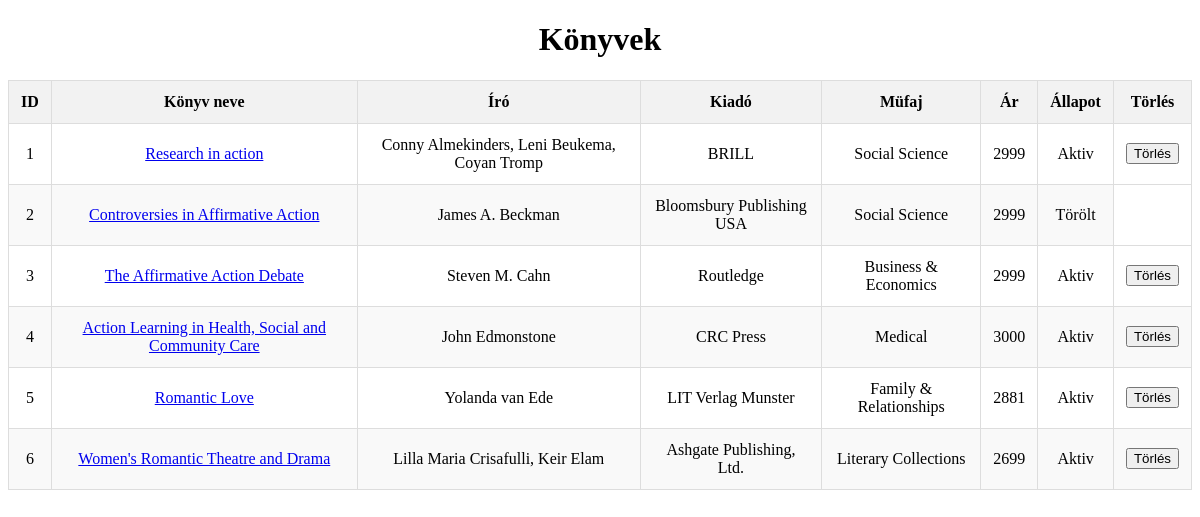
/admin/admin_konyvek.php, run on the app's committed database.
### tables this page shows
CREATE TABLE `konyvek` (
  `konyvid` int(11) NOT NULL,
  `kcim` varchar(255) NOT NULL,
  `alcim` varchar(255) DEFAULT NULL,
  `borito` varchar(255) DEFAULT NULL,
  `iro` varchar(100) DEFAULT NULL,
  `kiado` varchar(255) DEFAULT NULL,
  `kdatum` varchar(11) DEFAULT NULL,
  `mufaj` varchar(255) NOT NULL,
  `statusz` varchar(2) NOT NULL,
  `leiras` text DEFAULT NULL,
  `ar` int(11) DEFAULT NULL,
  `oldal` int(11) DEFAULT NULL
);

### admin/admin_konyvek.php (the view, shortened to what this page needs)
<?php
include("../kapcsolat.php");
$query = "SELECT * FROM konyvek";
$result = mysqli_query($adb, $query);
?>
<!DOCTYPE html>
<html lang="en">
<head>
</head>
<body>
    <h1>Könyvek</h1>
<table>
        <thead>
            <tr>
                <th>ID</th>
                <th>Könyv neve</th>
                <th>Író</th>
                <th>Kiadó</th>
                <th>Müfaj</th>
                <th>Ár</th>
                <th>Állapot</th>
                <th>Törlés</th>
            </tr>
        </thead>
        <tbody>
            <?php
            while ($row = mysqli_fetch_assoc($result)) {
                echo "<tr>";
                echo "<td>" . htmlspecialchars($row['konyvid']) . "</td>";
                echo "<td><a href='../?p=konyvreszletek&id=" . urlencode($row['konyvid']) . "'>" . htmlspecialchars($row['kcim']) . "</a></td>";
                echo "<td>" . htmlspecialchars($row['iro']) . "</td>";
                echo "<td>" . htmlspecialchars($row['kiado']) . "</td>";
                echo "<td>" . htmlspecialchars($row['mufaj']) . "</td>";
                echo "<td>" . htmlspecialchars($row['ar']) . "</td>";
                if ($row['statusz'] == 'a') {
                    echo "<td>Aktiv</td>";
                }else {
                    echo "<td>Törölt</td>";
                }
                if ($row['statusz'] == 'a') {
                    echo "<td>
                    <form method='POST' action='admin_delete_konyvek.php'>
                        <input type='hidden' name='kid' value='" . htmlspecialchars($row['konyvid']) . "'>
                        <button type='submit' onclick='return confirm(\"Biztosan törölni akarod?\")'>Törlés</button>
                    </form>
                    </td>";
                }
                echo "</tr>";
            }
            ?>
        </tbody>
    </table>
</body>
</html>

### admin/admin_konyvek.php (style rules this page uses)
table { width: 100%; border-collapse: collapse; margin-top: 20px; }
table, th, td { border: 1px solid #ddd; }
th, td { padding: 12px; text-align: center; }
th { background-color: #f2f2f2; font-weight: bold; }
tr:nth-child(even) { background-color: #f9f9f9; }
h1 { text-align: center; }

### data on the page
konyvek: konyvid "1", kcim "Research in action", iro "Conny Almekinders, Leni Beukema, Coyan Tromp", kiado "BRILL", mufaj "Social Science", ar "2999", statusz "Aktiv"
konyvek: konyvid "2", kcim "Controversies in Affirmative Action", iro "James A. Beckman", kiado "Bloomsbury Publishing USA", mufaj "Social Science", ar "2999", statusz "Törölt"
konyvek: konyvid "3", kcim "The Affirmative Action Debate", iro "Steven M. Cahn", kiado "Routledge", mufaj "Business & Economics", ar "2999", statusz "Aktiv"
konyvek: konyvid "4", kcim "Action Learning in Health, Social and Community Care", iro "John Edmonstone", kiado "CRC Press", mufaj "Medical", ar "3000", statusz "Aktiv"
konyvek: konyvid "5", kcim "Romantic Love", iro "Yolanda van Ede", kiado "LIT Verlag Munster", mufaj "Family & Relationships", ar "2881", statusz "Aktiv"
konyvek: konyvid "6", kcim "Women's Romantic Theatre and Drama", iro "Lilla Maria Crisafulli, Keir Elam", kiado "Ashgate Publishing, Ltd.", mufaj "Literary Collections", ar "2699", statusz "Aktiv"
